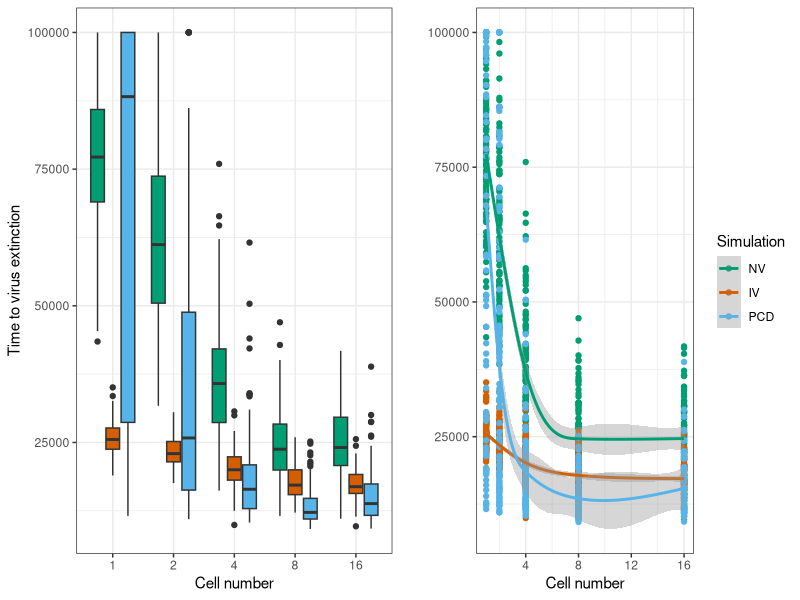
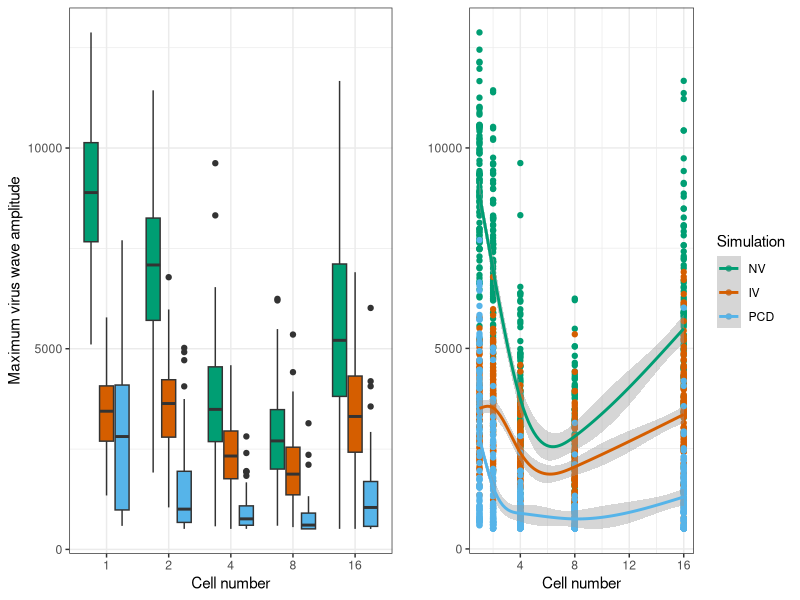
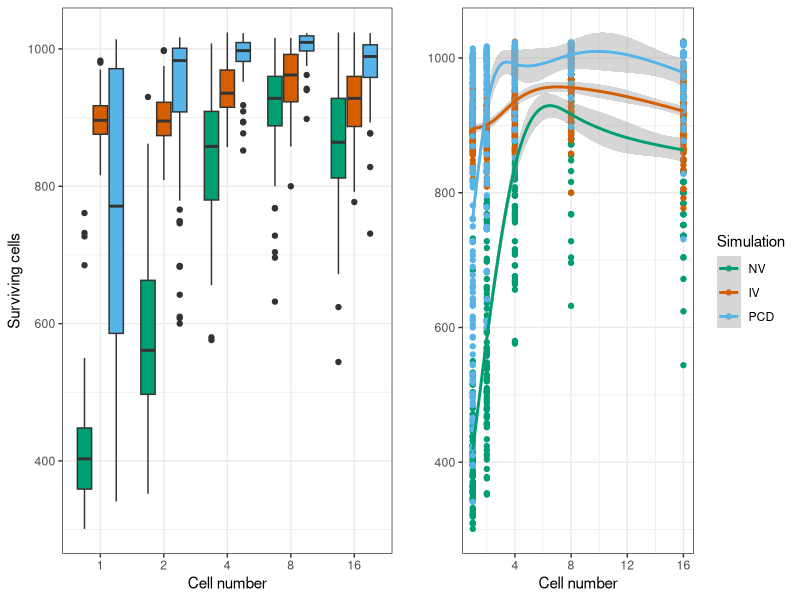
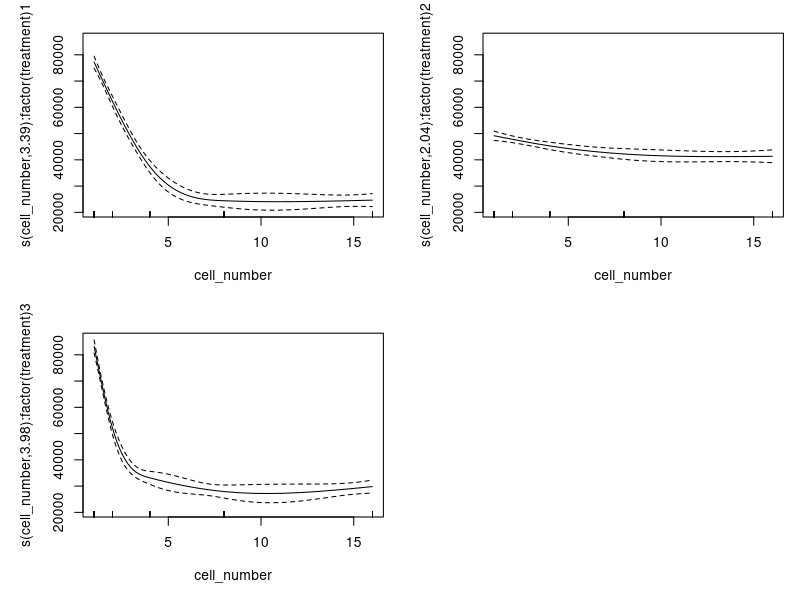

Recreate these plots in R, in order. (Note: this script raises an error after producing the figures.)
library(tidyverse)
library(ggplot2)
library(mgcv)
library(gridExtra)

setwd("~/Desktop/JoseGabriel/PLoS_CompBio/r_figures/")

dynamics_summary <- read_csv("dynamics_summary_100replicates.csv")

dynamics_summary <- arrange(dynamics_summary,cell_number,treatment,run)

dynamics_summary %>% group_by(cell_number,treatment) %>%
  summarise(mean_extinction = mean(t_extinction), sd_extinction = sd(t_extinction))

p1 <- dynamics_summary %>% 
  ggplot(aes(x=factor(cell_number), y=t_extinction, fill=factor(treatment))) +
  geom_boxplot(show.legend = F) +
  xlab("Cell number") +
  ylab("Time to virus extinction") +
  theme(axis.title.y = element_text(size=12), axis.title.x = element_text(size=12)) +
  theme_bw()+
  scale_fill_manual(values=c("#009E73", "#D55E00", "#56B4E9"))

p2 <- dynamics_summary %>% 
  ggplot(aes(x=cell_number, y=t_extinction, colour=factor(treatment))) +
  geom_point() +
  stat_smooth(method = "gam",formula = y~s(x,bs="fs",k=5)+x) +
  xlab("Cell number") +
  ylab("") +
  theme(axis.title.x = element_text(size=12)) +
  theme_bw() +
  scale_color_manual(name="Simulation",
                     breaks=c("1", "2", "3"),
                     labels=c("NV", "IV", "PCD"),
                     values=c("#009E73", "#D55E00", "#56B4E9"))

grid.arrange(p1, p2, nrow = 1)

p3 <- dynamics_summary %>% 
  ggplot(aes(x=factor(cell_number), y=max_virus_amplitude, fill=factor(treatment))) +
  geom_boxplot(show.legend = F) +
  xlab("Cell number") +
  ylab("Maximum virus wave amplitude") +
  theme(axis.title.y = element_text(size=12), axis.title.x = element_text(size=12)) +
  theme_bw()+
  scale_fill_manual(values=c("#009E73", "#D55E00", "#56B4E9"))

p4 <- dynamics_summary %>% 
  ggplot(aes(x=cell_number, y=max_virus_amplitude, colour=factor(treatment))) +
  geom_point() +
  stat_smooth(method = "gam",formula = y~s(x,bs="fs",k=5)+x) +
  xlab("Cell number") +
  ylab("") +
  theme(axis.title.x = element_text(size=12)) +
  theme_bw() +
  scale_color_manual(name="Simulation",
                     breaks=c("1", "2", "3"),
                     labels=c("NV", "IV", "PCD"),
                     values=c("#009E73", "#D55E00", "#56B4E9"))

grid.arrange(p3, p4, nrow = 1)

p5 <- dynamics_summary %>% 
  ggplot(aes(x=factor(cell_number), y=surviving_cells, fill=factor(treatment))) +
  geom_boxplot(show.legend = F) +
  xlab("Cell number") +
  ylab("Surviving cells") +
  theme(axis.title.y = element_text(size=12), axis.title.x = element_text(size=12)) +
  theme_bw()+
  scale_fill_manual(values=c("#009E73", "#D55E00", "#56B4E9"))

p6 <- dynamics_summary %>% 
  ggplot(aes(x=cell_number, y=surviving_cells, colour=factor(treatment))) +
  geom_point() +
  stat_smooth(method = "gam",formula = y~s(x,bs="fs",k=5)) +
  xlab("Cell number") +
  ylab("") +
  theme(axis.title.x = element_text(size=12)) +
  theme_bw() +
  scale_color_manual(name="Simulation",
                     breaks=c("1", "2", "3"),
                     labels=c("NV", "IV", "PCD"),
                     values=c("#009E73", "#D55E00", "#56B4E9"))

grid.arrange(p5, p6, nrow = 1)


#General Additive Model

#Time to virus extinction

abm_gam2 <- gam(t_extinction~s(cell_number,by=factor(treatment),k=5)+factor(treatment),data=dynamics_summary)
summary(abm_gam2)
plot(abm_gam2, all.terms = TRUE, pages=1, shift=abm_gam2$coefficients[1], seWithMean=TRUE)
gam.check(abm_gam2)
concurvity(abm_gam2)
sqrt(mean(residuals.gam(abm_gam2)^2))
sqrt(mean(residuals.gam(abm_gam2)^2))/(max(dynamics_summary$t_extinction)-min(dynamics_summary$t_extinction))

#Maximum virus wave amplitude

abm_gam5 <- gam(max_virus_amplitude~s(cell_number,by=factor(treatment),k=5)+factor(treatment),data=dynamics_summary)
summary(abm_gam5)
plot(abm_gam5, all.terms = TRUE, pages=1, shift=abm_gam5$coefficients[1], seWithMean=TRUE)
gam.check(abm_gam5)
concurvity(abm_gam5)
sqrt(mean(residuals.gam(abm_gam5)^2))
sqrt(mean(residuals.gam(abm_gam5)^2))/(max(dynamics_summary$max_virus_amplitude)-min(dynamics_summary$max_virus_amplitude))

#Number of surviving cells

abm_gam8 <- gam(surviving_cells~s(cell_number,by=factor(treatment),k=5)+factor(treatment),data=dynamics_summary)
summary(abm_gam8)
plot(abm_gam8, all.terms = TRUE, pages=1, shift=abm_gam8$coefficients[1], seWithMean=TRUE)
gam.check(abm_gam8)
concurvity(abm_gam8)
sqrt(mean(residuals.gam(abm_gam8)^2))
sqrt(mean(residuals.gam(abm_gam8)^2))/(max(dynamics_summary$max_virus_amplitude)-min(dynamics_summary$max_virus_amplitude))
